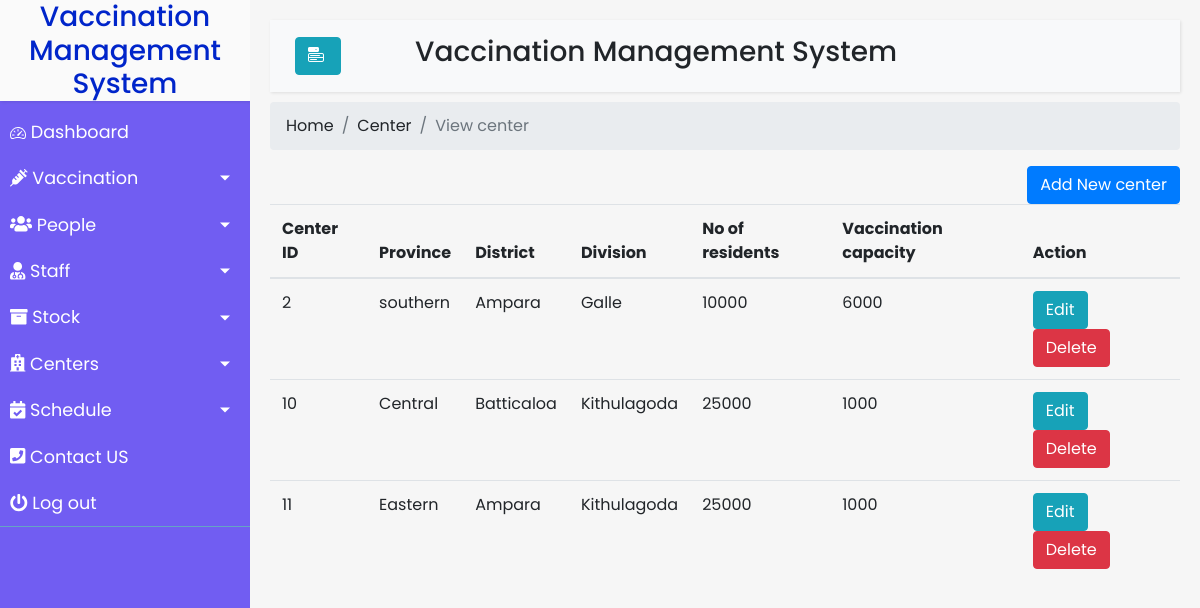
The page /centers/viewcenter.php on the database its author committed.
### tables this page shows
CREATE TABLE `center` (
  `center_id` int(11) NOT NULL,
  `province` varchar(100) NOT NULL,
  `district` varchar(100) NOT NULL,
  `division` varchar(100) NOT NULL,
  `residents` int(100) NOT NULL,
  `vaccination_capacity` int(100) NOT NULL
);

### centers/viewcenter.php (the view, shortened to what this page needs)
<?php
include "config.php";
     $sql="SELECT * FROM center;";
    $result=$conn->query($sql);
?>
<!DOCTYPE html>
<html>
<head>
    <link rel="stylesheet" href="https://stackpath.bootstrapcdn.com/bootstrap/4.1.0/css/bootstrap.min.css">
    <link rel="stylesheet" href="https://cdn.jsdelivr.net/npm/bootstrap-icons@1.5.0/font/bootstrap-icons.css">
    <link rel="stylesheet" href="Homepage.css">
</head>
<body>
    <div class="wrapper">
        <?php include '../navbar.php' ?>
        <div id="content">
            <nav class="navbar navbar-expand-lg navbar-light bg-light">
                <div class="container-fluid">
                    <button type="button" id="sidebarCollapse" class="btn btn-info ">
                        <i class="bi bi-menu-button-fill"></i>
                    </button>
                    <h3 style="margin-right: 30%;">Vaccination Management System</h3>
                </div>
            </nav>
            <nav aria-label="breadcrumb">
                <ol class="breadcrumb">
                  <li class="breadcrumb-item"><a href="#">Home</a></li>
                  <li class="breadcrumb-item"><a href="#">Center</a></li>
                  <li class="breadcrumb-item active" aria-current="page">View center</li>
                </ol>
              </nav>
              <div>
                    <a class="btn btn-primary" style = "float:right" href="center.php">Add New center</a>
                    <table class="table">
                        <thead>
                            <tr>
                                <th>Center ID</th>
                                <th>Province</th>
                                <th>District</th>
                                <th>Division</th>
                                <th>No of residents</th>
                                <th>Vaccination capacity</th>
                                <th>Action</th>
                            </tr>
                            </thead>
                            <tbody>
                                <?php
                                    while($row=$result->fetch_assoc()){
                                 ?>
                                    <tr>
                                        <td><?php echo $row['center_id']; ?></td>
                                        <td><?php echo $row['province']; ?></td>
                                        <td><?php echo $row['district'] ?></td>
                                        <td><?php echo $row['division'] ?></td>
                                        <td><?php echo $row['residents'] ?></td>
                                        <td><?php echo $row['vaccination_capacity'] ?></td>
                                        <td>
                                                <a class="btn btn-info" href="updatecenter.php ?id=<?php echo $row['center_id']; ?>"  >Edit</a>&nbsp;&nbsp;
                                                <a class="btn btn-danger" href="deletecenter.php ?id=<?php echo $row['center_id']; ?>">Delete</a>
                                        </td>
                                    </tr>
                                <?php
                                        }
                                ?>
                            </tbody>
                    </table>
        </div>
    </div>
</body>
</html>

### centers/Homepage.css (style rules this page uses)
body { font-family: 'Poppins', sans-serif; background: #e0a3d8; }
a, a:hover, a:focus { color: inherit; text-decoration: none; transition: all 0.3s; }
.navbar { padding: 15px 10px; background: #fff; border: none; border-radius: 0; margin-bottom: 10px; box-shadow: 1px 1px 3px rgba(0, 0, 0, 0.1); }
i, span { display: inline-block; }
.wrapper { display: flex; align-items: stretch; }
#content { width: 100%; padding: 20px; min-height: 100vh; transition: all 0.3s; background-color: #f6f6f6; }

### css/Homepage.css (style rules this page uses)
body { font-family: 'Poppins', sans-serif; background: #fafafa; }
a, a:hover, a:focus { color: inherit; text-decoration: none; transition: all 0.3s; }
.navbar { padding: 15px 10px; background: #fff; border: none; border-radius: 0; margin-bottom: 10px; box-shadow: 1px 1px 3px rgba(0, 0, 0, 0.1); }
i, span { display: inline-block; }
.wrapper { display: flex; align-items: stretch; }
#content { width: 100%; padding: 20px; min-height: 100vh; transition: all 0.3s; background-color: #f6f6f6; }

### rows shown on the page
center: center_id "2", province "southern", district "Ampara", division "Galle", residents "10000", vaccination_capacity "6000"
center: center_id "10", province "Central", district "Batticaloa", division "Kithulagoda", residents "25000", vaccination_capacity "1000"
center: center_id "11", province "Eastern", district "Ampara", division "Kithulagoda", residents "25000", vaccination_capacity "1000"
